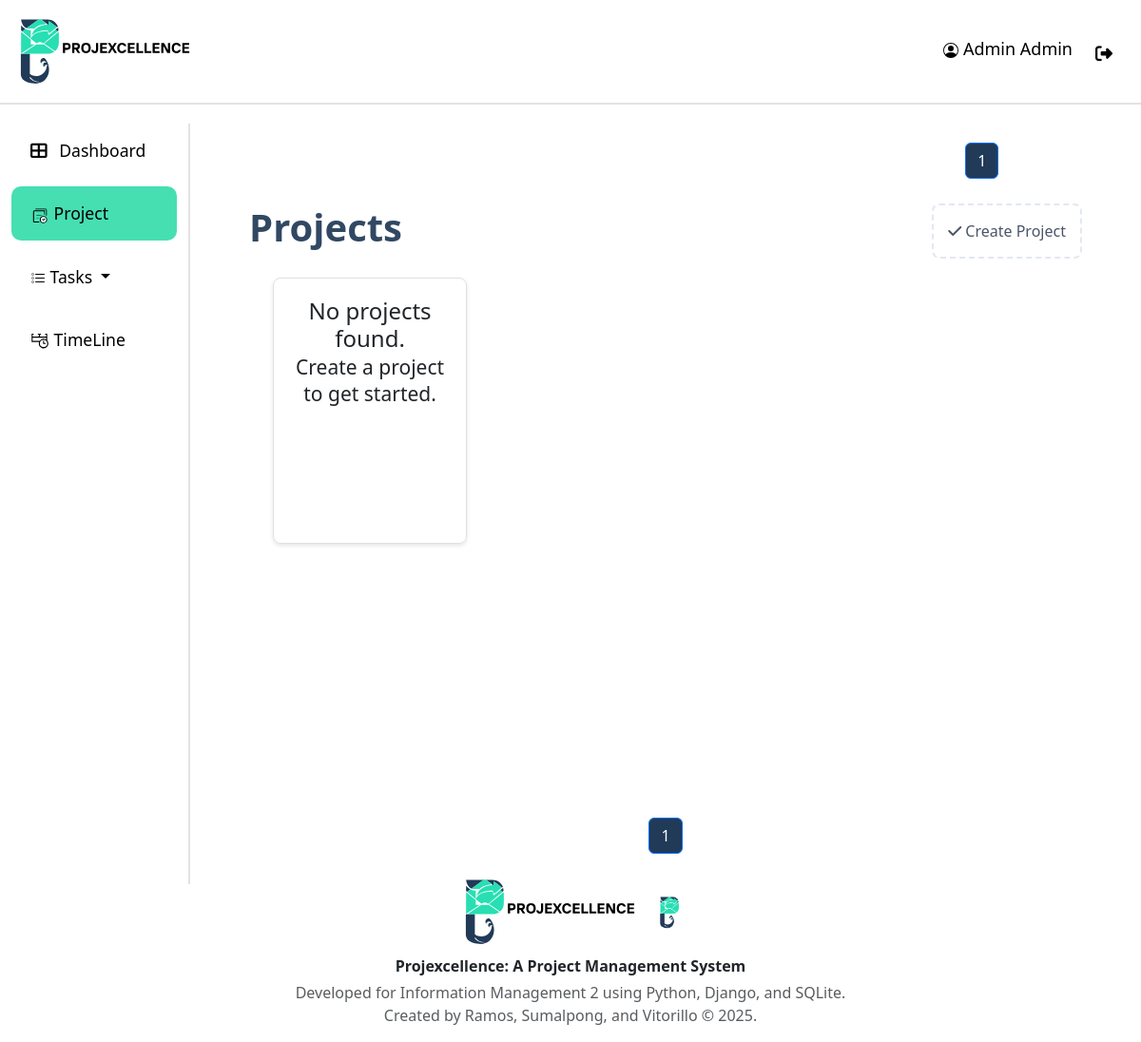
/project/ (signed in), run on an earlier commit of the app's database.
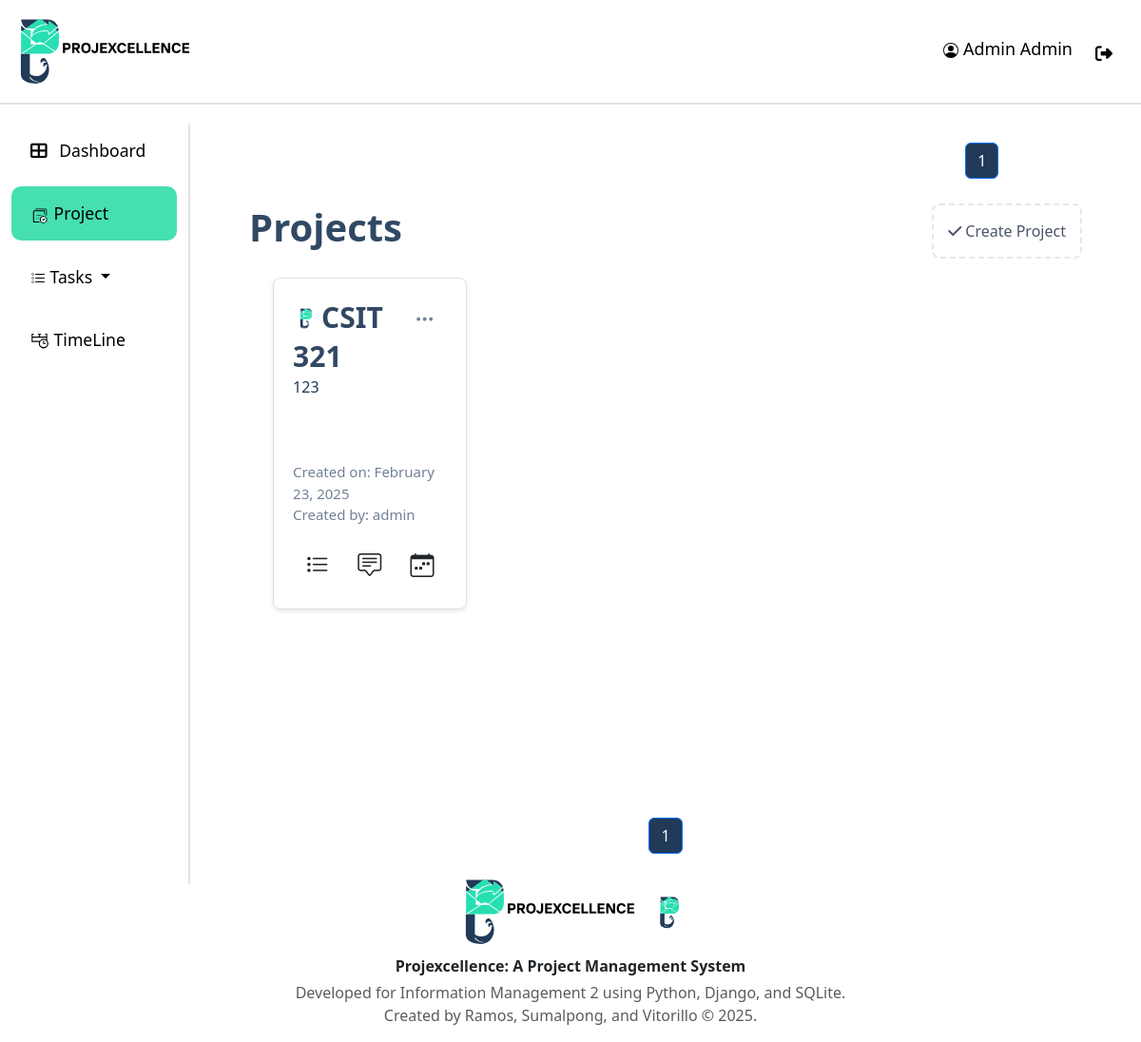
And on a later commit of the database.
### api/models.py (models this page shows, shortened)
class Project(models.Model):
    project_name = models.CharField(max_length=50)
    description = models.TextField()
    created_by = models.ForeignKey(User, on_delete=models.CASCADE)
    date_created = models.DateTimeField(auto_now_add=True)

class User(AbstractUser):
    username = None  # Remove the username field entirely
    email = models.EmailField(_("email address"), unique=True)
    phone_regex = RegexValidator(
        regex=r"^\+?1?\d{9,15}$",
        message="Phone number must be entered in the format: '+999999999'. Up to 15 digits allowed.",
    )
    isLogout = models.BooleanField(default=True)
    logoutTime = models.DateTimeField(default=timezone.now)
    phone_number = models.CharField(validators=[phone_regex], max_length=17, blank=True)
    profile_path = models.ImageField(null=True, blank=True,upload_to='profile/' )
    groups = models.ManyToManyField(
        "auth.Group",
        verbose_name=_("groups"),
        blank=True,
        related_name="custom_user_set",
        related_query_name="custom_user",
    )
    user_permissions = models.ManyToManyField(
        "auth.Permission",
        verbose_name=_("user permissions"),
        blank=True,
        related_name="custom_user_set",
        related_query_name="custom_user",
    )
    objects = UserManager()
    USERNAME_FIELD = "email"
    REQUIRED_FIELDS = ["first_name", "last_name", "password"]

### api/Views/views.py (the view)
# urls.py: path("project/", views.project_list, name="project"),
@login_required
def project_list(request):
    projects = Project.objects.filter(models.Q(created_by=request.user) | models.Q(teammembership__user=request.user)).distinct()
    project_filter = ProjectFilter(request.GET, queryset=projects)
    paginator = Paginator(project_filter.qs, 8)  # Paginate the projects, 5 per page
    page_number = request.GET.get("page")
    page_obj = paginator.get_page(page_number)
    edit_project_forms = {project.id: ProjectForm(instance=project) for project in projects}
    context = {
        "page_obj": page_obj,
        "edit_project_forms": edit_project_forms,
        "add_project_form": ProjectForm(),
        "filter": project_filter,
        "projects":projects,
    }
    return render(request, "project.html", context)

### api/templatetags/custom_filters.py (called while the page is built)
@register.filter
def dict_get(d, key):
    return d.get(key)

### api/templates/project.html (shortened to what the changed rows need)
{% extends "base.html" %}
{% load crispy_forms_tags %}
{% load custom_filters %}
{% load static %}
{% block content %}
<div class="page-container">
 <nav aria-label="Page navigation" class="mt-auto Header_page">
    <ul class="pagination justify-content-center"  style="color: #213A58;">
        {% for num in page_obj.paginator.page_range %}
            {% if page_obj.number == num %}
                <li class="page-item active"><span class="page-link" style="background-color: #213A58; color: white;">{{ num }}</span></li>
            {% elif num > page_obj.number|add:'-3' and num < page_obj.number|add:'3' %}
                <li class="page-item"><a class="page-link" href="?page={{ num }}">{{ num }}</a></li>
            {% endif %}
        {% endfor %}
    </ul>
</nav>
    <div class="content-wrapper">
        <div class="project-top">
            <h1>Projects</h1>
        </div>
        <div id="projects-list">
            {% for project in page_obj %}
            <div class="project-item" onclick="goToTeam(event, '{% url 'team_list' project.id %}')">
                <div class="project-actions">
                    <div class="dropdown">
                        <button class="btn" type="button" id="dropdownMenuButton" data-bs-toggle="dropdown" aria-expanded="false" onclick="event.stopPropagation()">
                            <i class="bi bi-three-dots" title="Settings"></i>
                        </button>
                    </div>
                    <br>
                </div>
                <div>
                    <div class="project-title">  <img src="{% static 'res/logoPlaceHolder.png' %}" alt="profile pic" class="project-profile">{{ project.project_name }}</div>
                    <div class="project-description">{{ project.description|slice:":80"|capfirst }}{% if project.description|capfirst|length > 80 %}...{% endif %}</div>
                    <div class="project-created-date">Created on: {{ project.date_created|date:"F j, Y" }}</div>
                    <div class="project-created-by">Created by: {{ project.created_by.last_name}}</div>
                </div>
                <div class="lower-btn mt-3">
                    <button class="btn" id="dropdownMenuButton" aria-expanded="false" >
                        <a class="view-txt" href="{% url 'task_project' 'Pending' project.id %}"> <i class="bi bi-list-task " title="To Do list" style="font-size: 25px;"></i></a>
                    </button>
                    <button class="btn" type="button" id="dropdownMenuButton" aria-expanded="false" >
                        <a class="view-txt" href="{% url 'blog_post' project.id %}"><i class="bi bi-chat-square-text"title="Chat Box" style="font-size: 25px;"></i></a>
                    </button>
                    {%if project.created_by.id == request.user.id%}
                        <button class="btn" type="button" id="dropdownMenuButton" aria-expanded="false" >
                            <a class="view-txt" href="{% url 'timelinePM' project.id %}"><i class="bi bi-calendar-week" style="font-size: 25px;"></i></a>
                        </button>
                    {%endif%}
                </div>
            </div>
            {% empty %}
                <div class="project-item">
                    <h4 class="text-center">No projects found.<br/><small>Create a project to get started.</small></h4>
                </div>
            {% endfor %}
        </div>
        <nav aria-label="Page navigation" class="mt-auto">
            <ul class="pagination justify-content-center">
                {% for num in page_obj.paginator.page_range %}
                    {% if page_obj.number == num %}
                        <li class="page-item active"><span class="page-link" style="background-color: #213A58; color: white;">{{ num }}</span></li>
                    {% elif num > page_obj.number|add:'-3' and num < page_obj.number|add:'3' %}
                        <li class="page-item"><a class="page-link" href="?page={{ num }}">{{ num }}</a></li>
                    {% endif %}
                {% endfor %}
            </ul>
        </nav>
    </div>
</div>
{% endblock content %}

What changed in the data, as far as the page shows it:
added Project: project_name "CSIT 321", description "123", date_created "February 23, 2025", created_by.last_name "admin"
Also different on the page:
text no longer shown: "No projects found. Create a project to get started."
